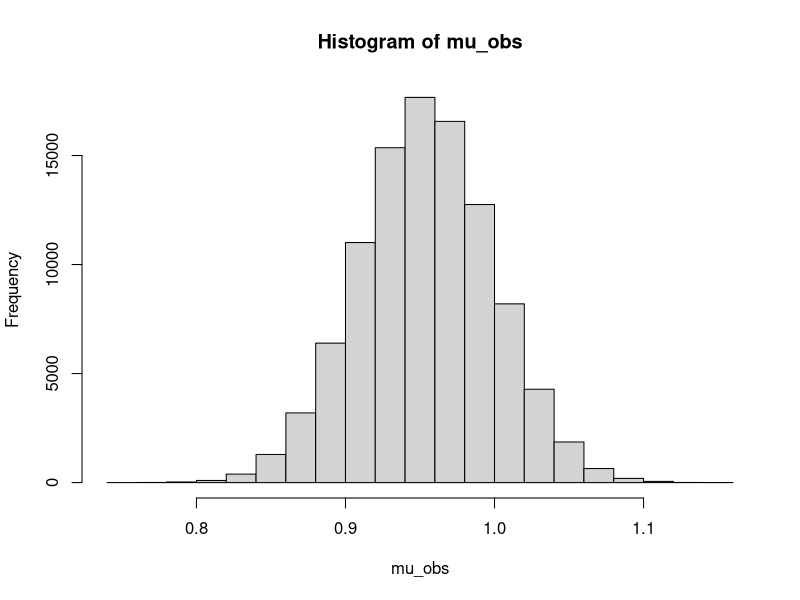
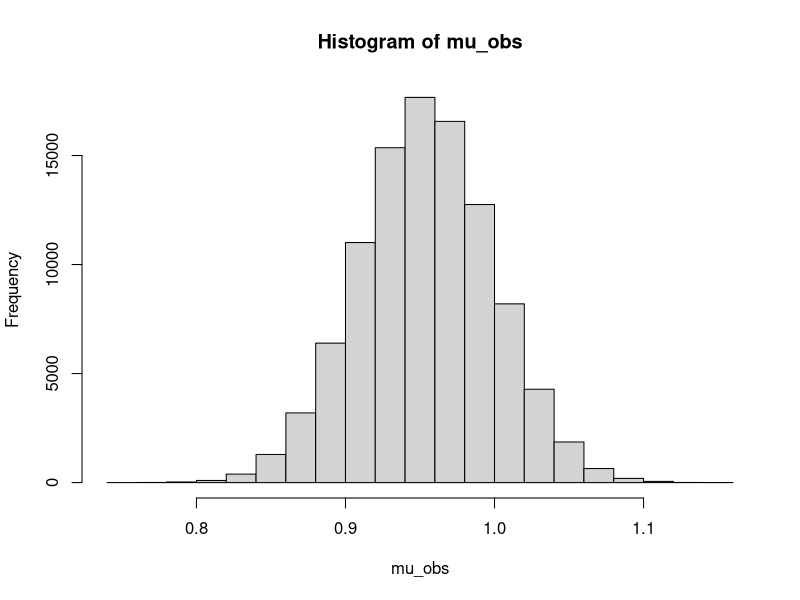
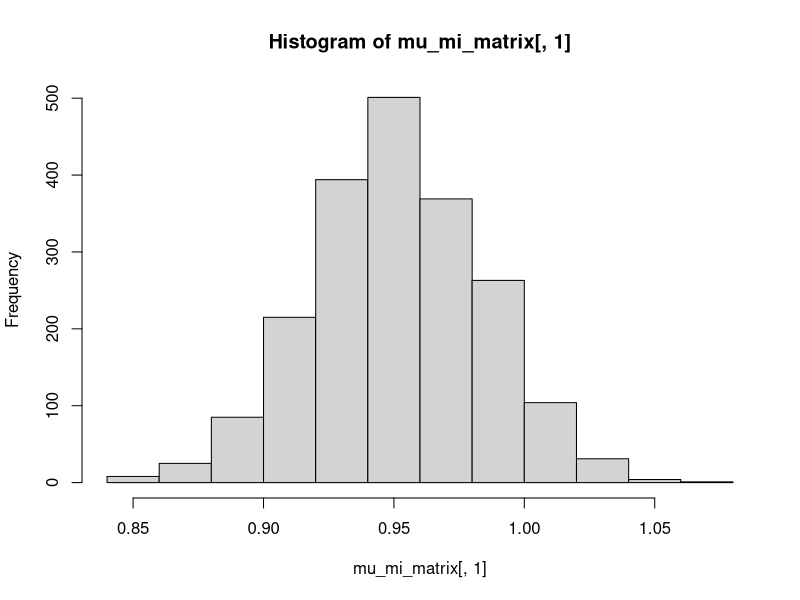
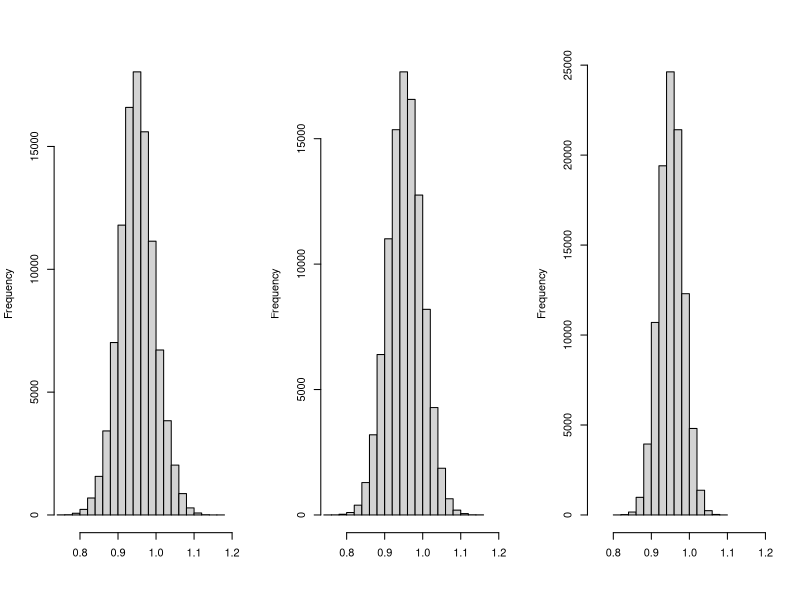

Here is the R script that generated these plots, in order:
# example 3.1

# generate 100 samples from N(0,1);

n=1000;

y=rnorm(n,1);

# remove the last 25 cases;

n_obs=500;

y_obs=y[1:n_obs];

n_mis=n-n_obs;

sample=100000;

# generate the posterior distribution of the mean of y_obs;

y_obs_bar=mean(y_obs);

set.seed(197789);

mu_obs=rnorm(sample, mean=y_obs_bar, sd=sqrt(1/n_obs));

hist(mu_obs);
mean(mu_obs);
var(mu_obs);


# generate imputed data;
M=50;

mu_mi_matrix=matrix(NA, nrow=sample/M, ncol=M);

for (i in 1:M)
{
set.seed(i);
mu_draw=rnorm(1, mean=y_obs_bar, sd=sqrt(1/n_obs));
y_impute=rnorm(n_mis, mean=mu_draw, sd=sqrt(1));
y_completed=c(y_obs, y_impute);

mu_mi_matrix[,i]=rnorm(sample/M, mean=mean(y_completed), sd=sqrt(1/n));
if (i==1) mu_mi_matrix_1=rnorm(sample, mean=mean(y_completed), sd=sqrt(1/n));

}

hist(mu_obs);

hist(mu_mi_matrix[,1]);

par(mfrow=c(1,3))
hist(mu_mi_matrix, xlab="", main="", xlim=c(.75, 1.2));
hist(mu_obs, xlab="", main="", xlim=c(.75, 1.2));
hist(mu_mi_matrix_1, xlab="", main="", xlim=c(.75, 1.2));

par(mfrow=c(1,1));

mean(mu_obs);
var(mu_obs);
mean(mu_mi_matrix);
var(as.vector(mu_mi_matrix));

mean(mu_mi_matrix_1);
var(mu_mi_matrix_1);


summary(mu_obs);
summary(as.vector(mu_mi_matrix));
summary(mu_mi_matrix_1);


